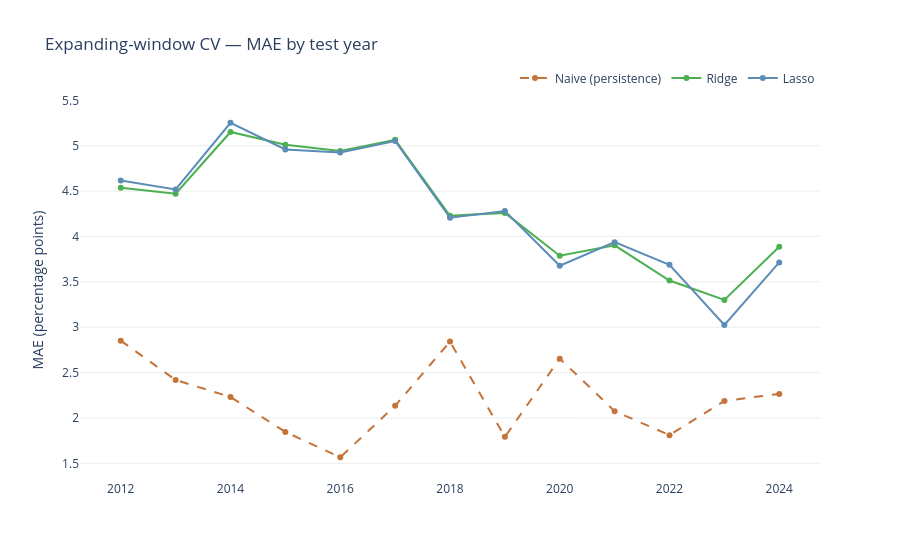

Write notebook code for a chart like this one.
### Markdown cell above
**Note on the baseline:** Renewable share is a slow-moving series — most countries shift by only 1–2 pp per year.
A persistence forecast (predict tomorrow = today) is therefore very hard to beat on annual MAE.
The panel regression captures the *structural* relationship between economic conditions and renewable mix,
which is where its value lies: explaining *why* countries differ, not predicting next year's increment.

### Code cell
fig = go.Figure()
fig.add_trace(go.Scatter(
    x=cv_naive["year"], y=cv_naive["MAE"],
    name="Naive (persistence)",
    mode="lines+markers",
    line=dict(color=COLORS["fossil"], width=2, dash="dash"),
))
fig.add_trace(go.Scatter(
    x=cv_ridge["year"], y=cv_ridge["MAE"],
    name="Ridge",
    mode="lines+markers",
    line=dict(color=COLORS["renewables"], width=2),
))
fig.add_trace(go.Scatter(
    x=cv_lasso["year"], y=cv_lasso["MAE"],
    name="Lasso",
    mode="lines+markers",
    line=dict(color=COLORS["neutral"], width=2),
))
fig.update_layout(
    title="Expanding-window CV — MAE by test year",
    yaxis_title="MAE (percentage points)",
    xaxis_title=None,
    plot_bgcolor="white",
    yaxis=dict(gridcolor="#eeeeee"),
    legend=dict(orientation="h", yanchor="bottom", y=1.02, xanchor="right", x=1),
)
fig.show()

### Figure 1 — Plotly figure (JSON) as saved in the notebook; plotly's stock layout.template omitted (floating-point values rounded to 4 significant figures)
{"data": [{"line": {"color": "#C4733A", "dash": "dash", "width": 2}, "mode": "lines+markers", "name": "Naive (persistence)", "type": "scatter", "x": [2012, 2013, 2014, 2015, 2016, 2017, 2018, 2019, 2020, 2021, 2022, 2023, 2024], "y": [2.852, 2.419, 2.231, 1.847, 1.567, 2.134, 2.841, 1.792, 2.654, 2.076, 1.811, 2.188, 2.266]}, {"line": {"color": "#4CAF50", "width": 2}, "mode": "lines+markers", "name": "Ridge", "type": "scatter", "x": [2012, 2013, 2014, 2015, 2016, 2017, 2018, 2019, 2020, 2021, 2022, 2023, 2024], "y": [4.536, 4.472, 5.152, 5.012, 4.941, 5.065, 4.228, 4.26, 3.788, 3.902, 3.515, 3.301, 3.888]}, {"line": {"color": "#5B8DB8", "width": 2}, "mode": "lines+markers", "name": "Lasso", "type": "scatter", "x": [2012, 2013, 2014, 2015, 2016, 2017, 2018, 2019, 2020, 2021, 2022, 2023, 2024], "y": [4.618, 4.518, 5.253, 4.958, 4.925, 5.052, 4.206, 4.28, 3.678, 3.937, 3.688, 3.025, 3.714]}], "layout": {"legend": {"orientation": "h", "x": 1, "xanchor": "right", "y": 1.02, "yanchor": "bottom"}, "plot_bgcolor": "white", "title": {"text": "Expanding-window CV — MAE by test year"}, "xaxis": {"title": {}}, "yaxis": {"gridcolor": "#eeeeee", "title": {"text": "MAE (percentage points)"}}}}
